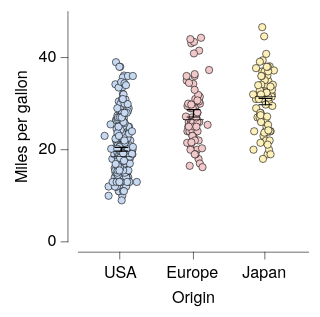

Vega-Lite specification for this chart:
### Vega-Lite specification from a JSON file in a GitHub repository (floating-point values rounded to 4 significant figures; data arrays with more than 128 entries replaced by an {"elided": "..."} marker saying what was removed)
{"background": null, "config": {"arc": {"fill": "#DBDBDB", "fillOpacity": 1.0, "innerRadius": 25.0, "padAngle": 0.03, "stroke": "black", "strokeOpacity": 1, "strokeWidth": 0.25}, "area": {"fill": "#DBDBDB", "fillOpacity": 1.0, "stroke": "black", "strokeOpacity": 1, "strokeWidth": 0.25}, "axis": {"domain": true, "domainCap": "round", "domainColor": "black", "domainWidth": 0.25, "grid": false, "gridCap": "round", "gridColor": "#F1F1F1", "gridDash": [0, 0], "gridOpacity": 1.0, "gridWidth": 0.25, "labelColor": "black", "labelFont": "HelveticaNeue", "labelFontSize": 7, "labelFontStyle": "normal", "labelFontWeight": 400, "offset": 4.5, "ticks": true, "tickCap": "round", "tickColor": "black", "tickSize": 3, "tickWidth": 0.25, "titleColor": "black", "titleFont": "HelveticaNeue", "titleFontSize": 7, "titleFontStyle": "normal", "titleFontWeight": 400}, "axisX": {"domain": true, "labelAlign": "center", "labelAngle": 0, "labels": true, "ticks": true, "translate": 0}, "axisY": {"domain": true, "labelAlign": "right", "labelAngle": 0, "labels": true, "ticks": true, "translate": 0}, "axisRight": {"domain": true, "labelAlign": "left", "labelAngle": 0, "labels": true, "ticks": true, "translate": 0}, "axisTop": {"domain": true, "labelAlign": "center", "labelAngle": 0, "labels": true, "ticks": true, "translate": 0}, "bar": {"fill": "#DBDBDB", "fillOpacity": 1.0, "stroke": "black", "strokeOpacity": 1, "strokeWidth": 0.25}, "boxplot": {"size": 9.0, "ticks": {"cornerRadius": 0.25, "fill": "black", "size": 4.5, "thickness": 0.25}, "box": {"fillOpacity": 1.0, "stroke": "black", "strokeOpacity": 1, "strokeWidth": 0.25}, "median": {"fill": "black", "fillOpacity": 1.0, "size": 9.0, "thickness": 0.25}, "rule": {"fill": "black", "fillOpacity": 1.0, "size": 10.0, "stroke": "black", "strokeDash": [0, 0], "strokeOpacity": 1, "strokeWidth": 0.25}, "outliers": {"color": "black", "fill": "black", "fillOpacity": 1.0, "size": 0, "stroke": "black", "strokeOpacity": 1, "strokeWidth": 0.25}}, "circle": {"fill": "black", "fillOpacity": 1.0, "size": 0.5, "stroke": "black", "strokeOpacity": 1, "strokeWidth": 0.25}, "errorband": {"band": {"fillOpacity": 0.6, "stroke": null, "strokeWidth": 0.25, "strokeOpacity": 1}, "borders": {"opacity": 0, "strokeOpacity": 0.25, "strokeWidth": 1}}, "errorbar": {"opacity": 1, "rule": {"strokeDash": [0, 0], "strokeWidth": 0.5}, "ticks": {"color": "black", "cornerRadius": 0.25, "opacity": 1, "size": 6.0, "thickness": 0.5}, "thickness": 0.5}, "font": "HelveticaNeue", "geoshape": {"fill": "#DBDBDB", "fillOpacity": 1.0, "stroke": "black", "strokeOpacity": 1, "strokeWidth": 0.25}, "header": {"labelColor": "black", "labelFont": "HelveticaNeue", "labelFontSize": 7, "labelFontStyle": "normal", "labelFontWeight": 400, "titleColor": "black", "titleFont": "HelveticaNeue", "titleFontSize": 7, "titleFontStyle": "normal", "titleFontWeight": 400, "titlePadding": 0}, "legend": {"disable": false, "offset": 4.5, "gradientLength": 50.0, "gradientThickness": 5.0, "gradientOpacity": 1.0, "gradientStrokeColor": "black", "gradientStrokeWidth": 0.25, "labelColor": "black", "labelFont": "HelveticaNeue", "labelFontSize": 7, "labelFontStyle": "normal", "labelFontWeight": 400, "strokeColor": "black", "strokeWidth": 0, "symbolSize": 42, "symbolStrokeColor": "black", "symbolStrokeWidth": 0.25, "titleColor": "black", "titleFont": "HelveticaNeue", "titleFontSize": 7, "titleFontStyle": "normal", "titleFontWeight": 400}, "line": {"color": "black", "stroke": "black", "strokeCap": "round", "strokeDash": [0, 0], "strokeOpacity": 1, "strokeWidth": 0.375}, "point": {"filled": true, "fill": "#DBDBDB", "fillOpacity": 1.0, "size": 5.0, "stroke": "black", "strokeOpacity": 1, "strokeWidth": 0.25}, "range": {"category": ["#C6D9F1", "#F1C9CB", "#FEF0B9", "#CEE37A", "#7AA8E0", "#E589A3", "#FDDD5D", "#68B961", "#4177B1", "#C35082", "#E5C227", "#438156"], "diverging": {"scheme": ["#C35082", "#CE6D94", "#D989A7", "#E2A4BA", "#EABFCE", "#F1DBE2", "#F6F6F6", "#D7E0EB", "#B9CBE0", "#9BB6D5", "#7DA1C9", "#5F8CBD", "#4177B1"]}, "heatmap": {"scheme": ["#DFE9F7", "#C6D9F1", "#ADC8EC", "#94B8E6", "#7AA8E0", "#6097DA", "#4D87CA", "#4177B1", "#386898", "#2F597F", "#264A69", "#1D3A58"]}, "ordinal": {"scheme": ["#F1F1F1", "#DBDBDB", "#C6C6C6", "#B2B2B2", "#9D9D9D", "#898989", "#767676", "#636363", "#515151", "#404040", "#2F2F2F", "#1F1F1F"]}, "ramp": {"scheme": ["#DFE9F7", "#C6D9F1", "#ADC8EC", "#94B8E6", "#7AA8E0", "#6097DA", "#4D87CA", "#4177B1", "#386898", "#2F597F", "#264A69", "#1D3A58"]}}, "rule": {"color": "black", "stroke": "black", "strokeCap": "round", "strokeDash": [2, 2], "strokeOpacity": 1, "strokeWidth": 0.25}, "scale": {"bandPaddingInner": 0.1, "bandPaddingOuter": 0.1, "round": false}, "rect": {"fill": "#DBDBDB", "fillOpacity": 1.0, "stroke": "black", "strokeOpacity": 1, "strokeWidth": 0.25}, "square": {"fill": "#DBDBDB", "fillOpacity": 1.0, "size": 10.0, "stroke": "black", "strokeOpacity": 1, "strokeWidth": 0.25}, "text": {"color": "black", "font": "HelveticaNeue", "fontSize": 7, "fontStyle": "normal", "fontWeight": 400}, "title": {"anchor": "middle", "frame": "group", "color": "black", "font": "HelveticaNeue", "fontSize": 7, "fontStyle": "normal", "fontWeight": 400, "subtitleColor": "black", "subtitleFont": "HelveticaNeue", "subtitleFontSize": "HelveticaNeue", "subtitleFontStyle": "normal", "subtitleFontWeight": 400}, "view": {"continuousWidth": 100, "continuousHeight": 100, "discreteWidth": 100, "discreteHeight": 100, "fill": null, "stroke": null, "strokeWidth": 0.25}}, "layer": [{"data": {"name": "data-5a85ede2053d4aec77293cfb476ae07b"}, "mark": {"type": "circle", "opacity": 1.0, "size": 10.0}, "encoding": {"color": {"field": "Origin", "legend": null, "sort": ["USA", "Europe", "Japan"], "title": null, "type": "nominal"}, "x": {"axis": {}, "field": "Origin", "sort": ["USA", "Europe", "Japan"], "title": "Origin", "type": "nominal"}, "xOffset": {"field": "jitter_x", "scale": {"domain": [-7.33, 7.33], "range": [5.17, 19.83]}, "type": "quantitative"}, "y": {"field": "Miles_per_Gallon", "title": "Miles per gallon", "type": "quantitative"}}}, {"data": {"name": "data-6a453352f7403ecded143ab84c8c9b2a"}, "mark": {"type": "errorbar"}, "encoding": {"x": {"axis": {}, "field": "Origin", "sort": ["USA", "Europe", "Japan"], "title": "Origin", "type": "nominal"}, "y": {"field": "__mean", "title": "Miles per gallon", "type": "quantitative"}, "yError": {"field": "__error"}}}, {"data": {"name": "data-5a85ede2053d4aec77293cfb476ae07b"}, "mark": {"type": "boxplot", "box": {"fillOpacity": 0, "strokeOpacity": 0}, "outliers": {"opacity": 0}, "rule": {"strokeOpacity": 0}, "ticks": false}, "encoding": {"x": {"axis": {}, "field": "Origin", "sort": ["USA", "Europe", "Japan"], "title": "Origin", "type": "nominal"}, "y": {"field": "Miles_per_Gallon", "title": "Miles per gallon", "type": "quantitative"}}}], "$schema": "https://vega.github.io/schema/vega-lite/v6.4.1.json", "datasets": {"data-5a85ede2053d4aec77293cfb476ae07b": {"elided": "398 records"}, "data-6a453352f7403ecded143ab84c8c9b2a": [{"Origin": "Europe", "__mean": 27.89, "__error": 0.8037, "__dysonsphere__": 1}, {"Origin": "USA", "__mean": 20.08, "__error": 0.4058, "__dysonsphere__": 1}, {"Origin": "Japan", "__mean": 30.45, "__error": 0.6852, "__dysonsphere__": 1}]}}
